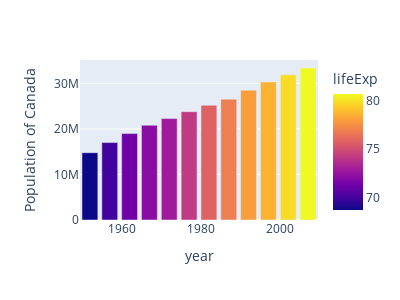

Notebook cell for this chart:
### Code cell
fig = px.bar(canada_df, x='year', y='pop', height=300,width=400,  hover_data=['lifeExp', 'gdpPercap'], 
             color='lifeExp', labels={'pop':'Population of Canada'})
fig.show()

### Figure 1 — Plotly figure (JSON) as saved in the notebook; plotly's stock layout.template omitted (floating-point values rounded to 4 significant figures)
{"data": [{"alignmentgroup": "True", "customdata": [[68.75, 11370.0], [69.96, 12490.0], [71.3, 13460.0], [72.13, 16080.0], [72.88, 18970.0], [74.21, 22090.0], [75.76, 22900.0], [76.86, 26630.0], [77.95, 26340.0], [78.61, 28950.0], [79.77, 33330.0], [80.65, 36320.0]], "hovertemplate": "year=%{x}<br>Population of Canada=%{y}<br>lifeExp=%{marker.color}<br>gdpPercap=%{customdata[1]}<extra></extra>", "legendgroup": "", "marker": {"color": [68.75, 69.96, 71.3, 72.13, 72.88, 74.21, 75.76, 76.86, 77.95, 78.61, 79.77, 80.65], "coloraxis": "coloraxis"}, "name": "", "offsetgroup": "", "orientation": "v", "showlegend": false, "textposition": "auto", "type": "bar", "x": [1952, 1957, 1962, 1967, 1972, 1977, 1982, 1987, 1992, 1997, 2002, 2007], "xaxis": "x", "y": [14785584, 17010154, 18985849, 20819767, 22284500, 23796400, 25201900, 26549700, 28523502, 30305843, 31902268, 33390141], "yaxis": "y"}], "layout": {"barmode": "relative", "coloraxis": {"colorbar": {"title": {"text": "lifeExp"}}, "colorscale": [[0, "#0d0887"], [0.1111, "#46039f"], [0.2222, "#7201a8"], [0.3333, "#9c179e"], [0.4444, "#bd3786"], [0.5556, "#d8576b"], [0.6667, "#ed7953"], [0.7778, "#fb9f3a"], [0.8889, "#fdca26"], [1, "#f0f921"]]}, "height": 300, "legend": {"tracegroupgap": 0}, "margin": {"t": 60}, "width": 400, "xaxis": {"anchor": "y", "domain": [0, 1], "title": {"text": "year"}}, "yaxis": {"anchor": "x", "domain": [0, 1], "title": {"text": "Population of Canada"}}}}
